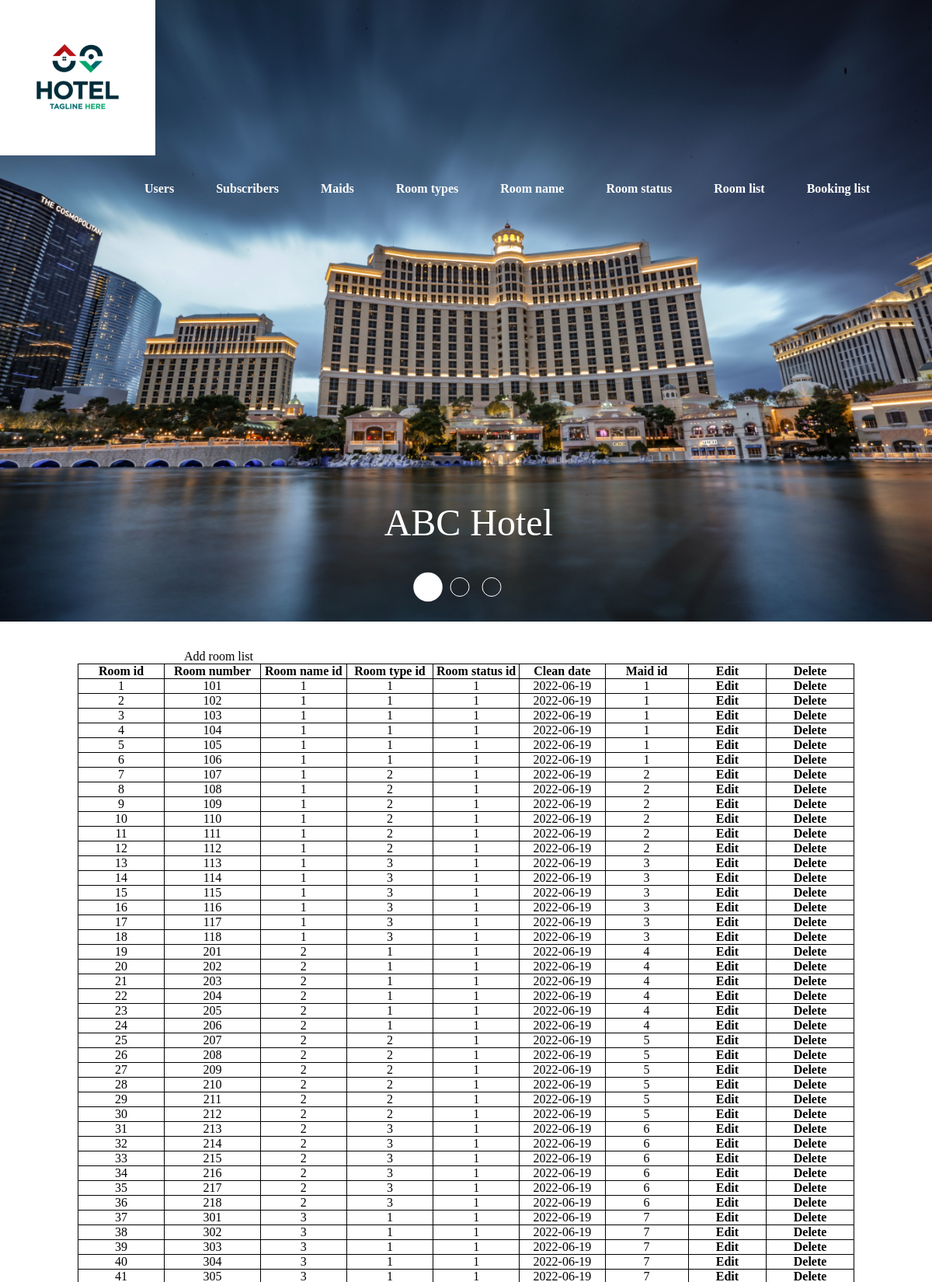
/a_roomlist.php (signed in, upper part), run on the app's committed database.
### tables this page shows
CREATE TABLE `room_list` (
  `room_id` int(10) UNSIGNED NOT NULL,
  `room_number` int(11) NOT NULL,
  `room_name_id` int(10) UNSIGNED DEFAULT NULL,
  `room_type_id` int(10) UNSIGNED DEFAULT NULL,
  `room_status_id` int(10) UNSIGNED DEFAULT NULL,
  `clean_date` date NOT NULL,
  `maid_id` int(10) UNSIGNED DEFAULT NULL
);

### a_roomlist.php (the view, shortened to what this page needs)
<?php
    include_once('./connect.php');
?>
<?php
    $sql_room_list = "
            SELECT *
            FROM
                room_list
    ";
    $result = $conn->query($sql_room_list);
?>
<!DOCTYPE html>
<html lang="en">
<head>
    <link rel="stylesheet" href="./css/style.css">
    <link rel="stylesheet" href="./css/tinyslide.css">
</head>
<body>
    <?php require_once("nav_main_admin.php"); ?>
    <section id="tiny" class="tinyslide">
        <aside class="slides">
            <figure> <img src="./hotel_images/pic1.jpg" alt="pic1">
                <figcaption> ABC Hotel </figcaption>
            </figure>
        </aside>
    </section><br><br>
    <section class='add'>
        <a class='addroomlist' href="admin_insert_roomlist.php">Add room list</a>
    </section>
    <section>
        <table border=1>
            <thead>
                <tr>
                    <th>Room id</th>
                    <th>Room number</th>
                    <th>Room name id</th>
                    <th>Room type id</th>
                    <th>Room status id</th>
                    <th>Clean date</th>
                    <th>Maid id</th>
                    <th>Edit</th>
                    <th>Delete</th>
                </tr>
            </thead>
            <tbody>
            <?php
                foreach($result as $value) {
                    echo "<tr>
                            <td>{$value['room_id']}</td>
                            <td>{$value['room_number']}</td>
                            <td>{$value['room_name_id']}</td>
                            <td>{$value['room_type_id']}</td>
                            <td>{$value['room_status_id']}</td>
                            <td>{$value['clean_date']}</td>
                            <td>{$value['maid_id']}</td>
                            <td><a href='admin_edit_roomlist.php?id={$value['room_id']}&action=edit'>Edit</a></td>
                            <td><a href='admin_r_form7.php?id={$value['room_name_id']}&action=delete'>Delete</a></td>
                        </tr>";
                }
            ?>
            </tbody>
        </table>
    </section>
    <?php require_once("footer.php"); ?>
</body>
</html>

### css/style.css (style rules this page uses)
body, html { margin: 0px; padding: 0px; background-color: white; opacity: 1; }

### css/tinyslide.css (style rules this page uses)
html, body { width: 100%; height: 100%; }
* { margin: 0; padding: 0; box-sizing: border-box; }
.tinyslide { width: 100%; height: 100%; position: relative; overflow: hidden; }
.tinyslide aside { height: 100%; width: 100%; -webkit-transition: -webkit-transform 800ms cubic-bezier(0.365, 0.84, 0.44, 1); transition: transform 800ms cubic-bezier(0.365, 0.84, 0.44, 1); -webkit-backface-visibility: hidden; backface-visibility: hidden; }
.tinyslide figure { height: 100%; float: left; position: relative; z-index: 1; }
.tinyslide figure img { width: 100%; height: 100%; -o-object-fit: cover; object-fit: cover; }
.tinyslide figure figcaption { position: absolute; font-size: 3em; color: white; bottom: 100px; right: 50%; margin-right: -112px; z-index: 2; opacity: 0; }
.tinyslide figure.active figcaption { -webkit-animation-name: fadeInRight; animation-name: fadeInRight; -webkit-animation-fill-mode: both; animation-fill-mode: both; -webkit-animation-duration: 2s; animation-duration: 2s; }

### a_roomlist.php (style rules this page uses)
.add { margin-left: 237px; }
.add .addroomlist { color: black; text-decoration: none; }
table { text-align: center; color: black; margin: 0px auto; background-color: white; border: black; }
table, th, td { width: 1000px; border-collapse: collapse; }
tr td a { text-decoration: none; color: black; font-weight: bold; }

### data on the page
room_list: room_id "1", room_number "101", room_name "1", room_type "1", room_status "1", clean_date "2022-06-19", maid "1"
room_list: room_id "2", room_number "102", room_name "1", room_type "1", room_status "1", clean_date "2022-06-19", maid "1"
room_list: room_id "3", room_number "103", room_name "1", room_type "1", room_status "1", clean_date "2022-06-19", maid "1"
room_list: room_id "4", room_number "104", room_name "1", room_type "1", room_status "1", clean_date "2022-06-19", maid "1"
room_list: room_id "5", room_number "105", room_name "1", room_type "1", room_status "1", clean_date "2022-06-19", maid "1"
room_list: room_id "6", room_number "106", room_name "1", room_type "1", room_status "1", clean_date "2022-06-19", maid "1"
room_list: room_id "7", room_number "107", room_name "1", room_type "2", room_status "1", clean_date "2022-06-19", maid "2"
room_list: room_id "8", room_number "108", room_name "1", room_type "2", room_status "1", clean_date "2022-06-19", maid "2"
room_list: room_id "9", room_number "109", room_name "1", room_type "2", room_status "1", clean_date "2022-06-19", maid "2"
room_list: room_id "10", room_number "110", room_name "1", room_type "2", room_status "1", clean_date "2022-06-19", maid "2"
room_list: room_id "11", room_number "111", room_name "1", room_type "2", room_status "1", clean_date "2022-06-19", maid "2"
room_list: room_id "12", room_number "112", room_name "1", room_type "2", room_status "1", clean_date "2022-06-19", maid "2"
room_list: room_id "13", room_number "113", room_name "1", room_type "3", room_status "1", clean_date "2022-06-19", maid "3"
room_list: room_id "14", room_number "114", room_name "1", room_type "3", room_status "1", clean_date "2022-06-19", maid "3"
room_list: room_id "15", room_number "115", room_name "1", room_type "3", room_status "1", clean_date "2022-06-19", maid "3"
room_list: room_id "16", room_number "116", room_name "1", room_type "3", room_status "1", clean_date "2022-06-19", maid "3"
room_list: room_id "17", room_number "117", room_name "1", room_type "3", room_status "1", clean_date "2022-06-19", maid "3"
room_list: room_id "18", room_number "118", room_name "1", room_type "3", room_status "1", clean_date "2022-06-19", maid "3"
room_list: room_id "19", room_number "201", room_name "2", room_type "1", room_status "1", clean_date "2022-06-19", maid "4"
room_list: room_id "20", room_number "202", room_name "2", room_type "1", room_status "1", clean_date "2022-06-19", maid "4"
room_list: room_id "21", room_number "203", room_name "2", room_type "1", room_status "1", clean_date "2022-06-19", maid "4"
room_list: room_id "22", room_number "204", room_name "2", room_type "1", room_status "1", clean_date "2022-06-19", maid "4"
room_list: room_id "23", room_number "205", room_name "2", room_type "1", room_status "1", clean_date "2022-06-19", maid "4"
room_list: room_id "24", room_number "206", room_name "2", room_type "1", room_status "1", clean_date "2022-06-19", maid "4"
room_list: room_id "25", room_number "207", room_name "2", room_type "2", room_status "1", clean_date "2022-06-19", maid "5"
room_list: room_id "26", room_number "208", room_name "2", room_type "2", room_status "1", clean_date "2022-06-19", maid "5"
room_list: room_id "27", room_number "209", room_name "2", room_type "2", room_status "1", clean_date "2022-06-19", maid "5"
room_list: room_id "28", room_number "210", room_name "2", room_type "2", room_status "1", clean_date "2022-06-19", maid "5"
room_list: room_id "29", room_number "211", room_name "2", room_type "2", room_status "1", clean_date "2022-06-19", maid "5"
room_list: room_id "30", room_number "212", room_name "2", room_type "2", room_status "1", clean_date "2022-06-19", maid "5"
room_list: room_id "31", room_number "213", room_name "2", room_type "3", room_status "1", clean_date "2022-06-19", maid "6"
room_list: room_id "32", room_number "214", room_name "2", room_type "3", room_status "1", clean_date "2022-06-19", maid "6"
room_list: room_id "33", room_number "215", room_name "2", room_type "3", room_status "1", clean_date "2022-06-19", maid "6"
room_list: room_id "34", room_number "216", room_name "2", room_type "3", room_status "1", clean_date "2022-06-19", maid "6"
room_list: room_id "35", room_number "217", room_name "2", room_type "3", room_status "1", clean_date "2022-06-19", maid "6"
room_list: room_id "36", room_number "218", room_name "2", room_type "3", room_status "1", clean_date "2022-06-19", maid "6"
room_list: room_id "37", room_number "301", room_name "3", room_type "1", room_status "1", clean_date "2022-06-19", maid "7"
room_list: room_id "38", room_number "302", room_name "3", room_type "1", room_status "1", clean_date "2022-06-19", maid "7"
room_list: room_id "39", room_number "303", room_name "3", room_type "1", room_status "1", clean_date "2022-06-19", maid "7"
room_list: room_id "40", room_number "304", room_name "3", room_type "1", room_status "1", clean_date "2022-06-19", maid "7"
room_list: room_id "41", room_number "305", room_name "3", room_type "1", room_status "1", clean_date "2022-06-19", maid "7"
